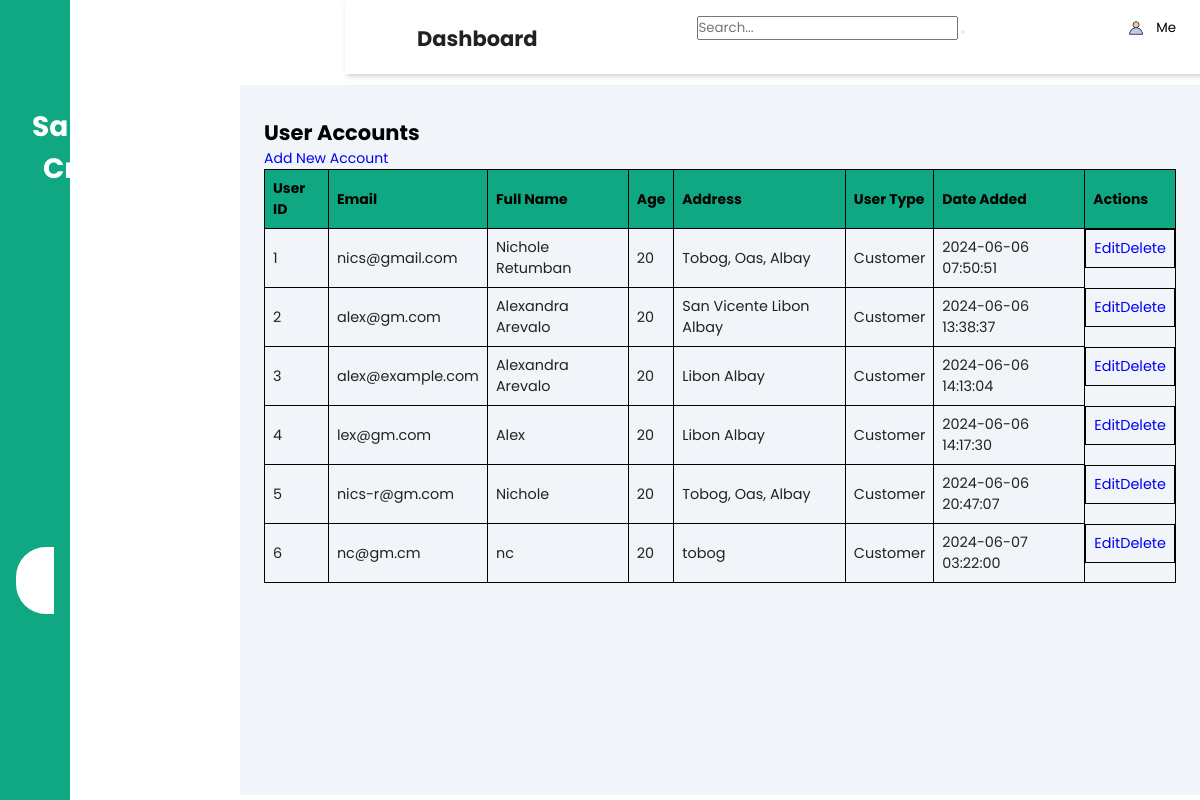
The page /accounts.php on the database its author committed.
### tables this page shows
CREATE TABLE `users` (
  `user_id` int(11) NOT NULL,
  `email` varchar(100) NOT NULL,
  `password` varchar(100) NOT NULL,
  `full_name` varchar(200) NOT NULL,
  `age` int(3) NOT NULL,
  `address` varchar(200) NOT NULL,
  `user_type` char(1) NOT NULL,
  `date_added` timestamp NOT NULL DEFAULT current_timestamp() ON UPDATE current_timestamp(),
  `username` varchar(50) NOT NULL
);

### accounts.php (the view, shortened to what this page needs)
<?php include('config.php'); ?>
<!DOCTYPE html>
<html lang="en">
    <head>
        <link rel="stylesheet" href="https://maxst.icons8.com/vue-static/landings/line-awesome/line-awesome/1.3.0/css/line-awesome.min.css">
        <link rel="stylesheet" href="admin.css">
        <link rel="stylesheet" href="admin2.css">
        <link rel="stylesheet" href="admin1.css">
        <link rel="stylesheet" href="account.css">
    </head>
    <header>
                <h2>
                    <label for="nav-toggle">
                        <span class="las la-bars"></span>
                    </label>
                    Dashboard
                </h2>
                <form class="search-form" action="search.php" method="get">
            <input type="text" name="query" placeholder="Search...">
                <button type="submit"><i class="fa fa-search"></i></button>
        </form>
        <div class="header-actions">
        <div class="account-container">
          <button class="account-icon">
            <img src="image/account.png" alt="Account Icon">
            <p>Me</p>
        </div>
        </div>
            </header>
    <body>
        <div class="sidebar">
            <div class="sidebar-brand">
                <h1><span class=""></span> <span>Sann's Craft</span>
                </h1>
            </div>
            <div class="sidebar-menu">
                <ul>
                    <li>
                        <a href="dashboard.php"><span class="las la-igloo"></span>
                            <span>Dashboard</span></a>
                    </li>
                    <li>
                        <a href="customer.php"><span class="las la-users"></span>
                            <span>Customers</span></a>
                    </li>
                    <li>
                        <a href="orders.php"><span class="las la-book"></span>
                            <span>Orders</span></a>
                    </li>
                    <li>
                        <a href="product.php"><span class="las la-shopping-bag"></span>
                            <span>Product</span></a>
                    </li>
                    <li>
                        <a href="accounts.php" class="active"><span class="las la-user-circle"></span>
                            <span>Accounts</span></a>
                    </li>
                </ul>
            </div>
        </div>
<main>
    <h2>User Accounts</h2>
    <a href="signup.php">Add New Account</a>
    <table>
        <tr>
            <th>User ID</th>
            <th>Email</th>
            <th>Full Name</th>
            <th>Age</th>
            <th>Address</th>
            <th>User Type</th>
            <th>Date Added</th>
            <th>Actions</th>
        </tr>
        <?php
        $sql = "SELECT * FROM users";
        $result = $conn->query($sql);
        if ($result->num_rows > 0) {
            while($row = $result->fetch_assoc()) {
                echo "<tr>
                        <td>" . $row["user_id"]. "</td>
                        <td>" . $row["email"]. "</td>
                        <td>" . $row["full_name"]. "</td>
                        <td>" . $row["age"]. "</td>
                        <td>" . $row["address"]. "</td>
                        <td>" . ($row["user_type"] == 'A' ? 'Admin' : 'Customer') . "</td>
                        <td>" . $row["date_added"]. "</td>
                        <td>
                            <a href='edit_account.php?id=" . $row["user_id"] . "'>Edit</a>
                            <a href='delete_account.php?id=" . $row["user_id"] . "'>Delete</a>
                        </td>
                      </tr>";
            }
        } else {
            echo "<tr><td colspan='8'>No user accounts found</td></tr>";
        }
        ?>
    </table>
</main>

### admin.css (style rules this page uses)
body { font-size: .875rem; }
.sidebar { position: fixed; top: 0; bottom: 0; left: 0; z-index: 100; padding: 48px 0 0; }

### admin2.css (style rules this page uses)
.sidebar-menu a.active { background: #ffff; padding-top: 1rem; padding-bottom: 1rem; color: #10a882; border-radius: 30px 0px 0px 30px; }
main { margin-left: 20%; padding: 10px; }
table { width: 100%; border-collapse: collapse; }
table, th, td { border: 1px solid black; }
th, td { padding: 8px; text-align: left; }

### admin1.css (style rules this page uses)
:root { --main-color: #10a882; --color-dark: #000000; --text-grey: #3a3b3d; }
* { padding: 0; margin: 0; box-sizing: border-box; list-style-type: none; text-decoration: none; font-family: 'Poppins', sans-serif; cursor: pointer; }
.sidebar { width: 345px; position: fixed; left: 0; top: 0; height: 100%; background: var(--main-color); z-index: 100; transition: width 300ms; }
.sidebar-brand { height: 90px; padding: 1rem 0rem 1rem 2rem; color: #fff; }
.sidebar-brand span { display: inline-block; padding-right: 1rem; }
.sidebar-menu { margin-top: 1rem; }
.sidebar-menu li { width: 100%; margin-bottom: 1.7rem; padding-left: 1rem; }
.sidebar-menu a { padding-left: 1rem; display: block; color: #fff; font-size: 1.1rem; }
.sidebar-menu a.active { background: #fff; padding-top: 1rem; padding-bottom: 1rem; color: var(--main-color); border-radius: 30px 0px 0px 30px; }
.sidebar-menu a span:first-child { font-size: 1.5rem; padding-right: 1rem; }
header { display: flex; justify-content: space-between; padding: 1rem 1.5rem; box-shadow: 2px 2px 5px rgba(0,0,0,0.2); position: fixed; left: 345px; width: calc(100% - 345px); top: 0; z-index: 100; }
header h2 { color: #222; }
header label span { font-size: 1.7rem; padding-right: 1rem ; }
header label span { font-size: 1.7rem; padding-left: 2rem; }
main { margin-top: 85px; padding: 2rem 1.5rem; background: #f1f5f9; min-height: calc(100vh - 90px); }
table { border-collapse: collapse; }
td { padding: .5rem 1rem; font-size: .9rem; color: #222; }
tr td:last-child { display: flex; align-items: center; }
@media only screen and (max-width: 1200px) { .sidebar { width: 70px; } }
@media only screen and (max-width: 1200px) { .sidebar.sidebar-brand, .sidebar li { padding: 1rem; text-align: center; } }
@media only screen and (max-width: 1200px) { .sidebar li a { padding-left: 0rem; } }

### account.css (style rules this page uses)
.account-container { position: relative; display: inline-block; }
.account-icon { display: flex; align-items: center; background: none; border: none; cursor: pointer; outline: none; }
.account-icon img { width: 24px; height: 24px; margin-right: 8px; }

### accounts.php (style rules this page uses)
h1 { text-align: center; }
table { width: 100%; border-collapse: collapse; margin-bottom: 20px; }
table, th, td { border: 1px solid black; }
th, td { padding: 8px; text-align: left; }
th { background-color: #10a882; }

### rows shown on the page
users: user_id "1", email "nics@gmail.com", full_name "Nichole Retumban", age "20", address "Tobog, Oas, Albay", user_type "Customer", date_added "2024-06-06 07:50:51"
users: user_id "2", email "alex@gm.com", full_name "Alexandra Arevalo", age "20", address "San Vicente Libon Albay", user_type "Customer", date_added "2024-06-06 13:38:37"
users: user_id "3", email "alex@example.com", full_name "Alexandra Arevalo", age "20", address "Libon Albay", user_type "Customer", date_added "2024-06-06 14:13:04"
users: user_id "4", email "lex@gm.com", full_name "Alex", age "20", address "Libon Albay", user_type "Customer", date_added "2024-06-06 14:17:30"
users: user_id "5", email "nics-r@gm.com", full_name "Nichole", age "20", address "Tobog, Oas, Albay", user_type "Customer", date_added "2024-06-06 20:47:07"
users: user_id "6", email "nc@gm.cm", full_name "nc", age "20", address "tobog", user_type "Customer", date_added "2024-06-07 03:22:00"
